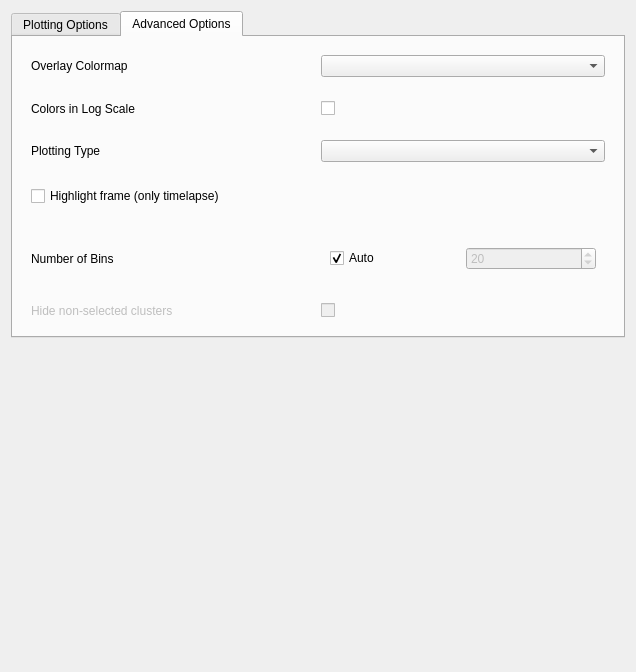
<?xml version="1.0" encoding="UTF-8"?>
<ui version="4.0">
 <class>Form</class>
 <widget class="QWidget" name="Form">
  <property name="geometry">
   <rect>
    <x>0</x>
    <y>0</y>
    <width>636</width>
    <height>672</height>
   </rect>
  </property>
  <property name="windowTitle">
   <string>Form</string>
  </property>
  <layout class="QVBoxLayout" name="verticalLayout_2">
   <item>
    <widget class="QTabWidget" name="tabWidget">
     <property name="sizePolicy">
      <sizepolicy hsizetype="Expanding" vsizetype="Minimum">
       <horstretch>0</horstretch>
       <verstretch>0</verstretch>
      </sizepolicy>
     </property>
     <property name="currentIndex">
      <number>1</number>
     </property>
     <widget class="QWidget" name="plotting_options">
      <attribute name="title">
       <string>Plotting Options</string>
      </attribute>
      <layout class="QGridLayout" name="gridLayout_2">
       <item row="1" column="0">
        <widget class="QLabel" name="label_2">
         <property name="text">
          <string>y-axis</string>
         </property>
        </widget>
       </item>
       <item row="2" column="0">
        <widget class="QLabel" name="label_3">
         <property name="text">
          <string>Hue</string>
         </property>
        </widget>
       </item>
       <item row="0" column="1">
        <widget class="QComboBox" name="x_axis_box"/>
       </item>
       <item row="1" column="1">
        <widget class="QComboBox" name="y_axis_box"/>
       </item>
       <item row="2" column="1">
        <widget class="QComboBox" name="hue_box">
         <property name="enabled">
          <bool>true</bool>
         </property>
         <property name="toolTip">
          <string>&lt;html&gt;&lt;head/&gt;&lt;body&gt;&lt;p&gt;Feature used to color data&lt;/p&gt;&lt;p&gt;By default, &lt;span style=&quot; font-family:'Consolas','Courier New','monospace'; font-size:14px; color:#ce9178;&quot;&gt;MANUAL_CLUSTER_ID&lt;/span&gt;, which displays manual selections.&lt;/p&gt;&lt;/body&gt;&lt;/html&gt;</string>
         </property>
        </widget>
       </item>
       <item row="0" column="0">
        <widget class="QLabel" name="label">
         <property name="text">
          <string>x-axis</string>
         </property>
        </widget>
       </item>
       <item row="3" column="0" colspan="2">
        <widget class="QPushButton" name="reset_button">
         <property name="text">
          <string>Clear Selection</string>
         </property>
        </widget>
       </item>
      </layout>
     </widget>
     <widget class="QWidget" name="advanced_options">
      <property name="toolTip">
       <string>Here you can find advanced options for the type of plot as well as further advanced options for plotting.</string>
      </property>
      <attribute name="title">
       <string>Advanced Options</string>
      </attribute>
      <layout class="QGridLayout" name="gridLayout_3">
       <item row="7" column="0" colspan="2">
        <widget class="QWidget" name="bins_settings_container" native="true">
         <property name="enabled">
          <bool>true</bool>
         </property>
         <layout class="QHBoxLayout" name="horizontalLayout_3">
          <item>
           <widget class="QLabel" name="label_6">
            <property name="text">
             <string>Number of Bins</string>
            </property>
           </widget>
          </item>
          <item>
           <widget class="QWidget" name="manual_bins_container" native="true">
            <property name="enabled">
             <bool>true</bool>
            </property>
            <layout class="QHBoxLayout" name="horizontalLayout">
             <item>
              <widget class="QCheckBox" name="auto_bins_checkbox">
               <property name="enabled">
                <bool>true</bool>
               </property>
               <property name="text">
                <string>Auto</string>
               </property>
               <property name="checked">
                <bool>true</bool>
               </property>
              </widget>
             </item>
             <item>
              <widget class="QSpinBox" name="n_bins_box">
               <property name="enabled">
                <bool>false</bool>
               </property>
               <property name="minimum">
                <number>1</number>
               </property>
               <property name="maximum">
                <number>10000</number>
               </property>
               <property name="value">
                <number>20</number>
               </property>
              </widget>
             </item>
            </layout>
           </widget>
          </item>
         </layout>
        </widget>
       </item>
       <item row="6" column="0" colspan="2">
        <widget class="QWidget" name="cmap_container" native="true">
         <widget class="QLabel" name="label_8">
          <property name="geometry">
           <rect>
            <x>9</x>
            <y>9</y>
            <width>191</width>
            <height>25</height>
           </rect>
          </property>
          <property name="text">
           <string>Histogram Colormap</string>
          </property>
         </widget>
         <widget class="QComboBox" name="histogram_cmap_box">
          <property name="geometry">
           <rect>
            <x>300</x>
            <y>9</y>
            <width>97</width>
            <height>31</height>
           </rect>
          </property>
          <property name="toolTip">
           <string>&lt;html&gt;&lt;head/&gt;&lt;body&gt;&lt;p&gt;Continuous colormap to display the histogram data (not the colors overlay).&lt;/p&gt;&lt;/body&gt;&lt;/html&gt;</string>
          </property>
         </widget>
        </widget>
       </item>
       <item row="4" column="0" colspan="2">
        <widget class="QWidget" name="plotting_type_container" native="true">
         <layout class="QGridLayout" name="gridLayout">
          <item row="0" column="1">
           <widget class="QComboBox" name="plot_type_box">
            <property name="enabled">
             <bool>true</bool>
            </property>
            <property name="toolTip">
             <string/>
            </property>
           </widget>
          </item>
          <item row="0" column="0">
           <widget class="QLabel" name="label_4">
            <property name="text">
             <string>Plotting Type</string>
            </property>
           </widget>
          </item>
         </layout>
        </widget>
       </item>
       <item row="3" column="0" colspan="2">
        <widget class="QWidget" name="log_scale_container" native="true">
         <property name="enabled">
          <bool>true</bool>
         </property>
         <layout class="QHBoxLayout" name="horizontalLayout_2">
          <item>
           <widget class="QLabel" name="log_label">
            <property name="enabled">
             <bool>true</bool>
            </property>
            <property name="toolTip">
             <string/>
            </property>
            <property name="text">
             <string>Colors in Log Scale</string>
            </property>
           </widget>
          </item>
          <item>
           <widget class="QCheckBox" name="log_scale_checkbutton">
            <property name="toolTip">
             <string>&lt;html&gt;&lt;head/&gt;&lt;body&gt;&lt;p&gt;If checked, display histogram colors and overlay colors in log scale.&lt;/p&gt;&lt;p&gt;To enale this, select a HISTOGRAM2D in the &lt;span style=&quot; font-weight:600;&quot;&gt;Plotting Type&lt;/span&gt; Combobox.&lt;/p&gt;&lt;/body&gt;&lt;/html&gt;</string>
            </property>
            <property name="text">
             <string/>
            </property>
           </widget>
          </item>
         </layout>
        </widget>
       </item>
       <item row="2" column="0" colspan="2">
        <widget class="QWidget" name="overlay_cmap_container" native="true">
         <layout class="QGridLayout" name="gridLayout_6">
          <item row="1" column="1">
           <widget class="QComboBox" name="overlay_cmap_box">
            <property name="toolTip">
             <string>&lt;html&gt;&lt;head/&gt;&lt;body&gt;&lt;p&gt;Continuous colormap to display a feature as colors over plotted data.&lt;/p&gt;&lt;p&gt;Use the eye button in the plotter controls to hide/show the overlay colors.&lt;/p&gt;&lt;p&gt;To enale this, select a non-categorical feature in the &lt;span style=&quot; font-weight:600;&quot;&gt;Hue&lt;/span&gt; Combobox.&lt;/p&gt;&lt;/body&gt;&lt;/html&gt;</string>
            </property>
           </widget>
          </item>
          <item row="1" column="0">
           <widget class="QLabel" name="label_5">
            <property name="text">
             <string>Overlay Colormap</string>
            </property>
           </widget>
          </item>
         </layout>
        </widget>
       </item>
       <item row="8" column="0" colspan="2">
        <widget class="QWidget" name="additional_options_container" native="true">
         <property name="enabled">
          <bool>false</bool>
         </property>
         <layout class="QGridLayout" name="gridLayout_5">
          <item row="1" column="0">
           <widget class="QLabel" name="label_7">
            <property name="text">
             <string>Hide non-selected clusters</string>
            </property>
           </widget>
          </item>
          <item row="1" column="1">
           <widget class="QCheckBox" name="non_selected_checkbutton">
            <property name="text">
             <string/>
            </property>
           </widget>
          </item>
         </layout>
        </widget>
       </item>
       <item row="5" column="0" colspan="2">
        <widget class="QWidget" name="highlight_frame_container" native="true">
         <layout class="QHBoxLayout" name="horizontalLayout_4">
          <item>
           <widget class="QCheckBox" name="checkBox_highlight_frame">
            <property name="text">
             <string>Highlight frame (only timelapse)</string>
            </property>
           </widget>
          </item>
         </layout>
        </widget>
       </item>
      </layout>
     </widget>
    </widget>
   </item>
   <item>
    <spacer name="verticalSpacer">
     <property name="orientation">
      <enum>Qt::Vertical</enum>
     </property>
     <property name="sizeHint" stdset="0">
      <size>
       <width>20</width>
       <height>40</height>
      </size>
     </property>
    </spacer>
   </item>
  </layout>
 </widget>
 <tabstops>
  <tabstop>hue_box</tabstop>
  <tabstop>y_axis_box</tabstop>
  <tabstop>x_axis_box</tabstop>
 </tabstops>
 <resources/>
 <connections/>
</ui>
